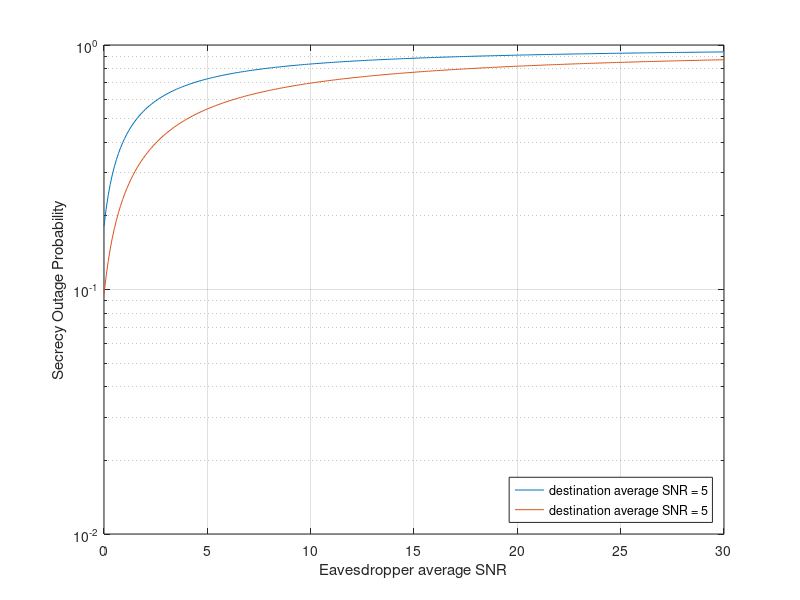

Here is the MATLAB script that generated this plot:
thresholdCapacity = 1;
lambda = 2^thresholdCapacity;

avgSNR_dest = 5;
avgSNR_eve = 0:0.1:30;

f1 = exp((-lambda+1)./avgSNR_dest);
f2 = avgSNR_dest./(lambda.*avgSNR_eve+avgSNR_dest);

SOP = 1 - f1.*f2;

semilogy(avgSNR_eve, SOP);
xlabel('Eavesdropper average SNR');
ylabel('Secrecy Outage Probability');

avgSNR_dest = 10;
f12 = exp((-lambda+1)./avgSNR_dest);
f22 = avgSNR_dest./(lambda.*avgSNR_eve+avgSNR_dest);
SOP2 = 1 - f12*f22;

hold on;
semilogy(avgSNR_eve, SOP2);
hold off;
legend('destination average SNR = 5', 'destination average SNR = 5', 'Location', 'Southeast');
grid on;